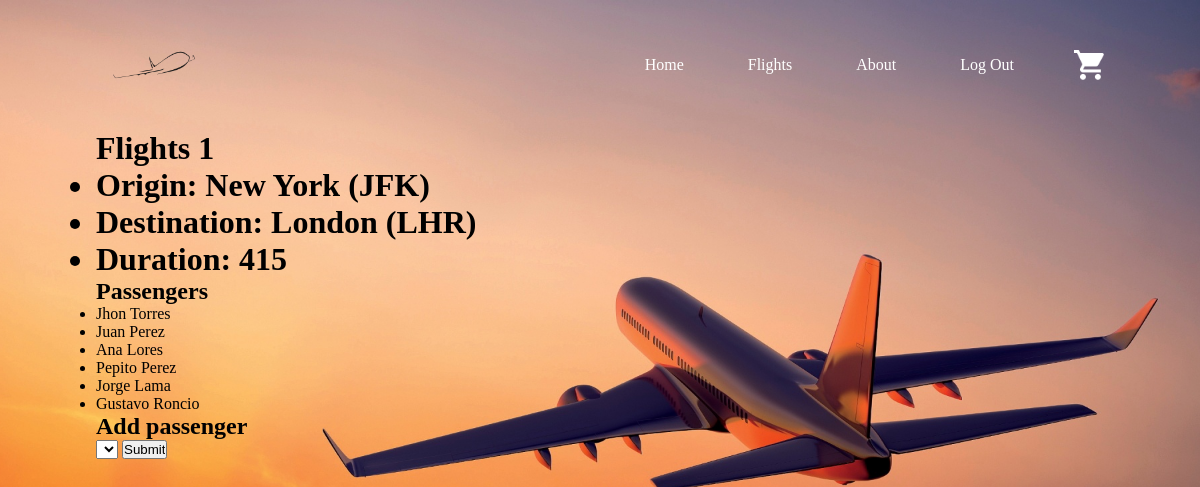
The page /flights/1 on the database its author committed.
### flights/models.py (models this page shows, shortened)
class Flight(models.Model):
    origin = models.ForeignKey(Airport, on_delete=models.CASCADE, related_name="departures")
    destination = models.ForeignKey(Airport, on_delete=models.CASCADE, related_name="arrivals")
    duration = models.IntegerField()

class Airport(models.Model):
    code = models.CharField(max_length=3)
    city = models.CharField(max_length=64)
    def __str__(self):
        return f"{self.city} ({self.code})"

class Passenger(models.Model):
    first = models.CharField(max_length=64)
    last = models.CharField(max_length=64)
    flights = models.ManyToManyField(Flight, blank=True, related_name="passengers")
    def __str__(self) :
        return f"{self.first} {self.last}"

### flights/views.py (the view)
# urls.py: path("<int:flight_id>", views.flight, name="flight"),
def flight(request, flight_id):
    flight = Flight.objects.get(pk=flight_id)
    return render(request, "flight.html", {
        "flight" : flight,
        "passengers": flight.passengers.all(),
        "non_passengers": Passenger.objects.exclude(flights=flight).all()
    })

### templates/flight.html (shortened to what this page needs)
{% extends "layout.html" %}
{% block body %}
<h1>Flights {{ flight.id }}
    <ul>
         <li>Origin: {{ flight.origin }}</li>
         <li>Destination: {{ flight.destination }} </li>
         <li>Duration: {{ flight.duration }}</li>
    </ul>
</h1>
<h2>Passengers</h2>
<ul>
    {% for passenger in passengers %}
    <li>{{ passenger }}</li>
    {% empty %}
    <li>No passengers</li>
    {% endfor %}
</ul>
<h2>Add passenger</h2>
<form action="{% url 'book' flight.id %}" method="post">
<select name="passenger">
</select>
<input type="submit">
</form>
{% endblock %}

### static/css/style.css (style rules this page uses)
* { margin: 0; padding: 0; box-sizing: border-box; }
#bg { width: 100%; height: 100vh; background-size: cover; background-position: center; padding: 0 8%; position: relative; }

### rows shown on the page
Flight: id "1", origin "New York (JFK)", destination "London (LHR)", duration "415"
Passenger: first+last "Jhon Torres"
Passenger: first+last "Juan Perez"
Passenger: first+last "Ana Lores"
Passenger: first+last "Pepito Perez"
Passenger: first+last "Jorge Lama"
Passenger: first+last "Gustavo Roncio"
